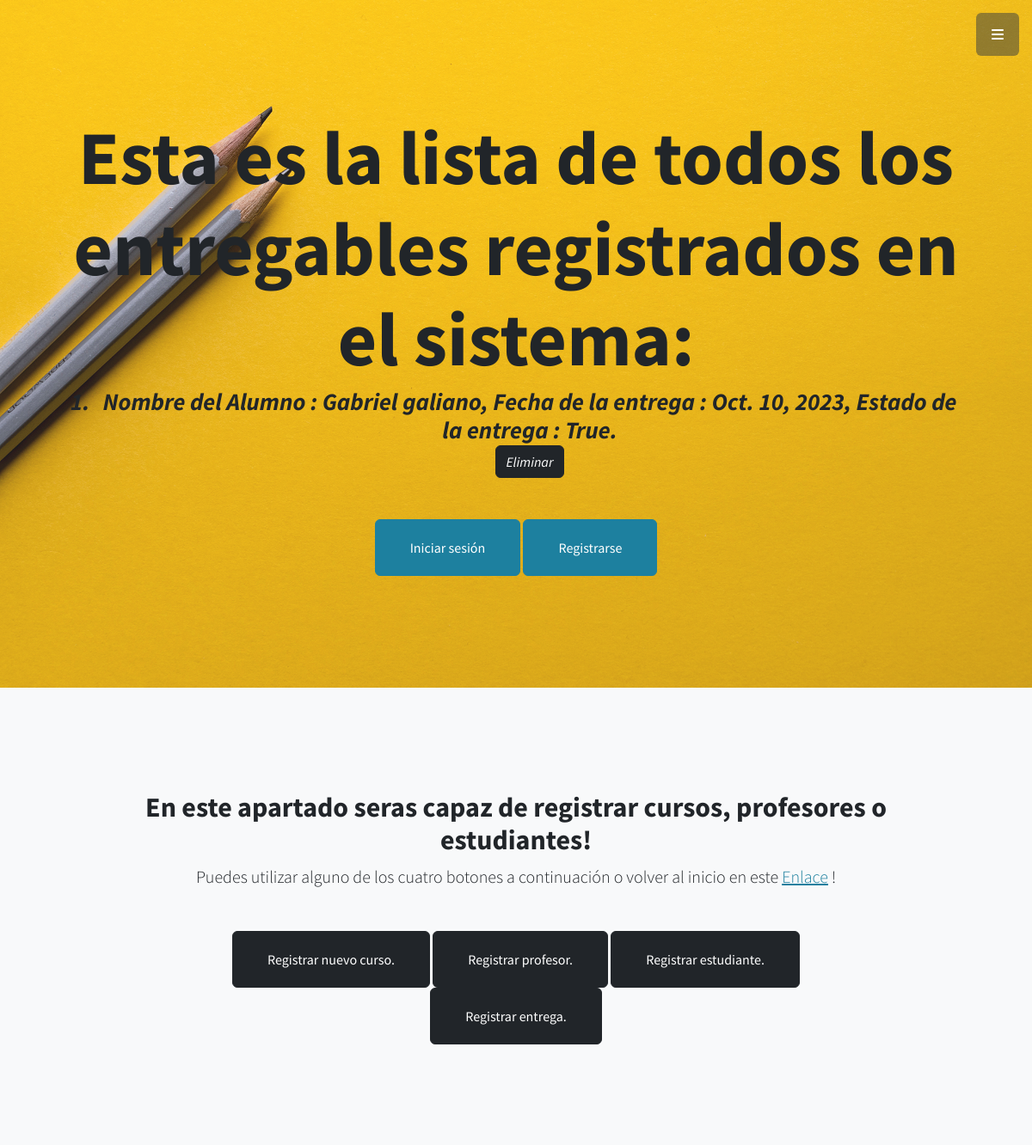
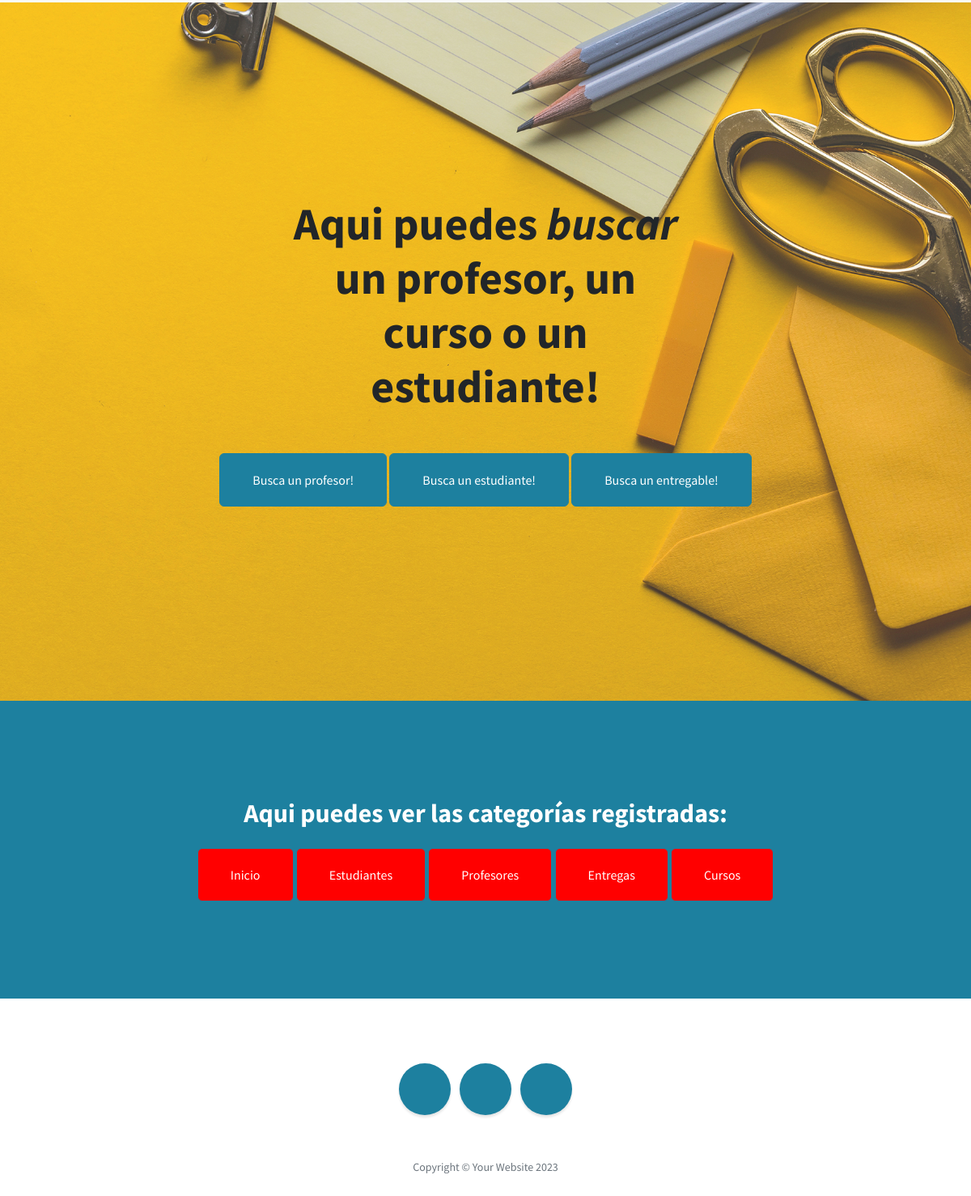
Page /AppCoder/entregas/ on the committed database (2 pictures, top to bottom).
### AppCoder/models.py (models this page shows)
class Entregable(models.Model):
    nombre = models.CharField(max_length=30)
    fecha_entrega = models.DateField()
    estado = models.BooleanField()

### AppCoder/views.py (the view)
# urls.py: path('entregas/', ver_entregas, name='VerEntregas'),
def ver_entregas(request):
    todosLosEntregables = Entregable.objects.all()
    return render(request, "AppCoder/ver_entregas.html", {'todosLosEntregables': todosLosEntregables})

### AppCoder/Templates/AppCoder/ver_entregas.html
{% extends 'AppCoder/padre.html' %}
{% block title %}
Esta es la lista de todos los entregables registrados en el sistema:
{% endblock %}
{% block form%}
        <ol>
            {% for entregas in todosLosEntregables %}
            <li>
                Nombre del Alumno : {{entregas.nombre}},
                Fecha de la entrega : {{entregas.fecha_entrega}},
                Estado de la entrega : {{entregas.estado}}.
            </li>
            <a class="btn btn-dark btn-l" href="{% url 'eliminarEntregable' entregas.nombre %}">Eliminar</a>
            {% endfor %}
        </ol>
{%endblock%}

### rows in the picture
Entregable: nombre "Gabriel galiano", fecha_entrega "Oct. 10, 2023", estado "True"
